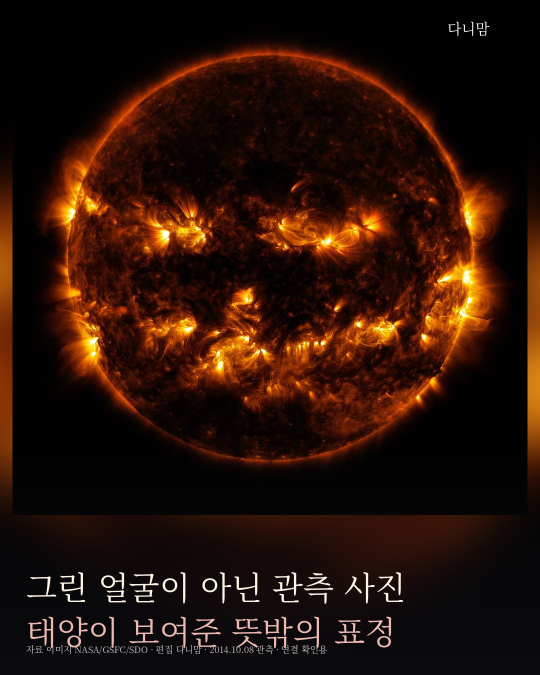
#> input picture card_01.jpg, 1080 x 1350 px (shown at 1/2 size)
$ python -i renderer.py   (imports and definitions only)
#> lines starting #> are read from the running program, lines starting #| are printed output that depends on the picture
"""Reusable news-style carousel renderer. No account credentials or paid renderer."""
from __future__ import annotations
import argparse, hashlib, ipaddress, json, os, socket, urllib.request
from pathlib import Path
from urllib.parse import urlparse
from PIL import Image, ImageDraw, ImageFont, ImageOps, ImageFilter
import io
from urllib.error import HTTPError

W,H=1080,1350
BG='#0E0B19'
STYLE_VERSION='editorial-serif-v3'
FONT_ROOT=Path(os.environ.get('DANIMOM_FONTS','/usr/share/fonts/opentype/noto'))

# [26 lines left out: functions validate_brief, safe_url, not called in this run]

class SafeRedirect(urllib.request.HTTPRedirectHandler):
    def redirect_request(self,req,fp,code,msg,headers,newurl):
        return super().redirect_request(req,fp,code,msg,headers,safe_url(newurl))

# [15 lines left out: function load_photo, not called in this run]

def font(size,bold=True):
    # Korean face index 1; no heavy Gothic fallback if the required serif is missing
    return ImageFont.truetype(str(FONT_ROOT/'NotoSerifCJK-Regular.ttc'),size,index=1)

# [4 lines left out: function card_text, not called in this run]

def photo_canvas(photo):
    # Blurred source background fills the frame; foreground is contained, never cropped
    bg=ImageOps.fit(photo,(W,H),method=Image.Resampling.LANCZOS).filter(ImageFilter.GaussianBlur(48))
    fg=ImageOps.contain(photo,(W,1030),method=Image.Resampling.LANCZOS)
    box=((W-fg.width)//2,max(0,(1030-fg.height)//2))
    bg.paste(fg,box)
    return bg,(*box,box[0]+fg.width,box[1]+fg.height)

# [77 lines left out: functions draw_card, wrap, fit, _render, render, not called in this run]

# [3 lines not run here, left out]

>>> import cv2
>>> picture = cv2.imread('card_01.jpg', cv2.IMREAD_GRAYSCALE)
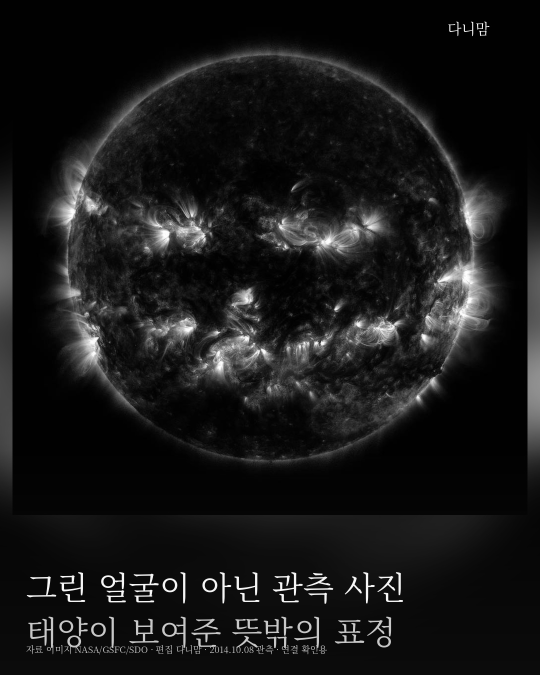
#> picture: shape (1350, 1080) (shown at 1/2 size); min 0, max 255, mean 23.6
#> (the run stopped early here; a loop or call above may not have finished)
